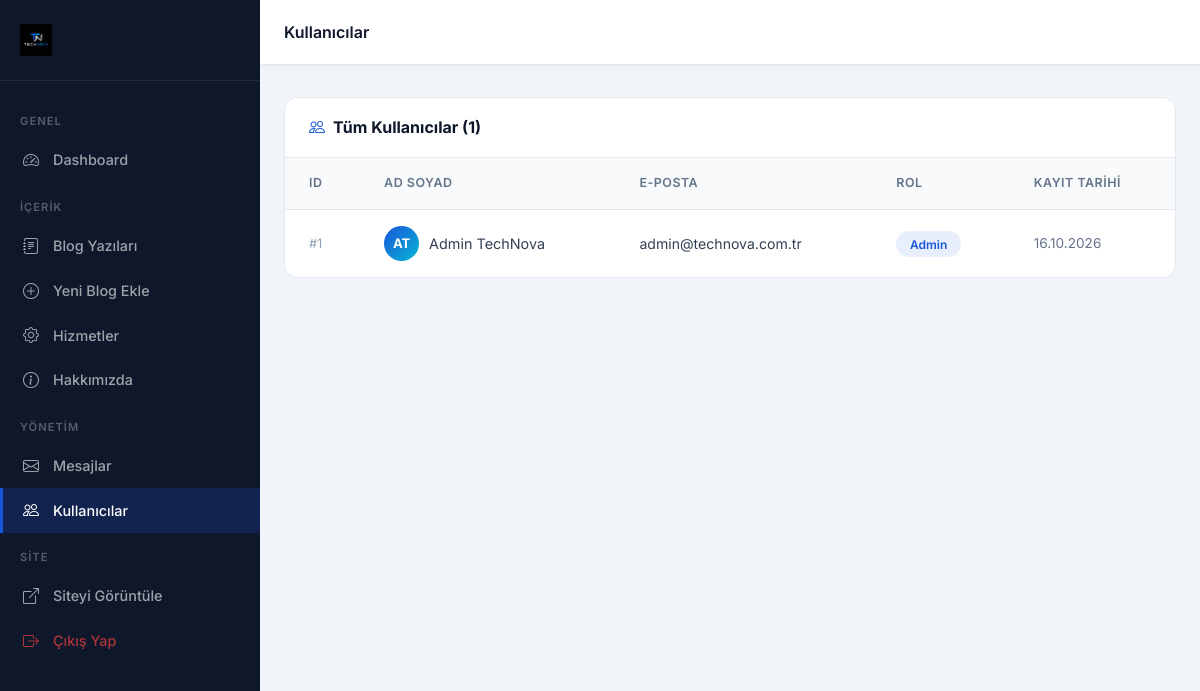
Page /admin/kullanicilar.php (signed in) on the committed database.
### tables this page shows
CREATE TABLE `kullanicilar` (
  `id` int(11) NOT NULL AUTO_INCREMENT,
  `ad` varchar(100) NOT NULL,
  `soyad` varchar(100) NOT NULL,
  `email` varchar(191) NOT NULL,
  `sifre` varchar(255) NOT NULL,
  `rol` enum('admin','kullanici') NOT NULL DEFAULT 'kullanici',
  `olusturma_tarihi` datetime NOT NULL DEFAULT CURRENT_TIMESTAMP,
  PRIMARY KEY (`id`),
  UNIQUE KEY `email` (`email`)
);

### admin/kullanicilar.php (the view, shortened to what this page needs)
<?php
require_once '../config.php';
$kullanicilar = $pdo->query("SELECT id, ad, soyad, email, rol, olusturma_tarihi FROM kullanicilar ORDER BY olusturma_tarihi DESC")->fetchAll();
?>
<!DOCTYPE html>
<html lang="tr">
<head>
<link href="https://cdn.jsdelivr.net/npm/bootstrap@5.3.2/dist/css/bootstrap.min.css" rel="stylesheet">
<link href="https://cdn.jsdelivr.net/npm/bootstrap-icons@1.11.3/font/bootstrap-icons.css" rel="stylesheet">
<link href="<?= SITE_URL ?>/assets/css/admin.css" rel="stylesheet">
</head>
<body>
<aside class="admin-sidebar">
  <div class="sidebar-brand">
    <img src="<?= SITE_URL ?>/assets/img/logo.png" alt="TechNova" class="sidebar-logo">
  </div>
  <nav class="sidebar-nav">
    <div class="sidebar-label">Genel</div>
    <a href="<?= SITE_URL ?>/admin/index.php" class="sidebar-link"><i class="bi bi-speedometer2"></i> Dashboard</a>
    <div class="sidebar-label">İçerik</div>
    <a href="<?= SITE_URL ?>/admin/blog.php" class="sidebar-link"><i class="bi bi-journal-text"></i> Blog Yazıları</a>
    <a href="<?= SITE_URL ?>/admin/blog-ekle.php" class="sidebar-link"><i class="bi bi-plus-circle"></i> Yeni Blog Ekle</a>
    <a href="<?= SITE_URL ?>/admin/hizmetler.php" class="sidebar-link"><i class="bi bi-gear"></i> Hizmetler</a>
    <a href="<?= SITE_URL ?>/admin/hakkimizda.php" class="sidebar-link"><i class="bi bi-info-circle"></i> Hakkımızda</a>
    <div class="sidebar-label">Yönetim</div>
    <a href="<?= SITE_URL ?>/admin/mesajlar.php" class="sidebar-link"><i class="bi bi-envelope"></i> Mesajlar</a>
    <a href="<?= SITE_URL ?>/admin/kullanicilar.php" class="sidebar-link active"><i class="bi bi-people"></i> Kullanıcılar</a>
    <div class="sidebar-label">Site</div>
    <a href="<?= SITE_URL ?>" target="_blank" class="sidebar-link"><i class="bi bi-box-arrow-up-right"></i> Siteyi Görüntüle</a>
    <a href="<?= SITE_URL ?>/cikis.php" class="sidebar-link" style="color:rgba(239,68,68,0.7);"><i class="bi bi-box-arrow-right"></i> Çıkış Yap</a>
  </nav>
</aside>
<div class="admin-main">
  <div class="admin-topbar">
    <span style="font-weight:600; color:#0F172A;">Kullanıcılar</span>
  </div>
  <div class="admin-content">
    <div class="admin-table-card">
      <div class="card-header">
        <h5><i class="bi bi-people me-2" style="color:#1A56DB;"></i>Tüm Kullanıcılar (<?= count($kullanicilar) ?>)</h5>
      </div>
      <div class="table-responsive">
        <table class="table">
          <thead><tr><th>ID</th><th>Ad Soyad</th><th>E-posta</th><th>Rol</th><th>Kayıt Tarihi</th></tr></thead>
          <tbody>
            <?php foreach($kullanicilar as $k): ?>
            <tr>
              <td style="color:#94A3B8; font-size:0.8rem;">#<?= $k['id'] ?></td>
              <td>
                <div style="display:flex; align-items:center; gap:10px;">
                  <div style="width:35px; height:35px; background:linear-gradient(135deg,#1A56DB,#06B6D4); border-radius:50%; display:flex; align-items:center; justify-content:center; color:white; font-size:0.82rem; font-weight:700; flex-shrink:0;">
                    <?= mb_strtoupper(mb_substr($k['ad'],0,1).mb_substr($k['soyad'],0,1)) ?>
                  </div>
                  <?= htmlspecialchars($k['ad'].' '.$k['soyad']) ?>
                </div>
              </td>
              <td style="font-size:0.88rem;"><?= htmlspecialchars($k['email']) ?></td>
              <td><span class="badge-status <?= $k['rol']==='admin' ? 'admin' : 'user' ?>"><?= $k['rol']==='admin' ? 'Admin' : 'Kullanıcı' ?></span></td>
              <td style="font-size:0.85rem; color:#64748B;"><?= date('d.m.Y', strtotime($k['olusturma_tarihi'])) ?></td>
            </tr>
            <?php endforeach; ?>
          </tbody>
        </table>
      </div>
    </div>
  </div>
</div>
</body>
</html>

### assets/css/admin.css (style rules this page uses)
:root { --sidebar-bg: #0F172A; --sidebar-width: 260px; --primary: #1A56DB; --accent: #06B6D4; --text: #334155; --border: #E2E8F0; --light: #F8FAFC; }
body { background: #F1F5F9; font-family: 'Inter', sans-serif; }
.admin-sidebar { position: fixed; top: 0; left: 0; width: var(--sidebar-width); height: 100vh; background: var(--sidebar-bg); overflow-y: auto; z-index: 1040; transition: all 0.3s; }
.sidebar-brand { padding: 1.5rem 1.25rem; border-bottom: 1px solid rgba(255,255,255,0.08); display: flex; align-items: center; gap: 10px; }
.sidebar-logo { height: 32px; width: auto; object-fit: contain; display: inline-block; max-width: 85%; }
.sidebar-nav { padding: 1rem 0; }
.sidebar-label { padding: 0.5rem 1.25rem; font-size: 0.7rem; text-transform: uppercase; letter-spacing: 1px; color: rgba(255,255,255,0.3); font-weight: 600; margin-top: 0.5rem; }
.sidebar-link { display: flex; align-items: center; gap: 10px; padding: 0.65rem 1.25rem; color: rgba(255,255,255,0.6); font-size: 0.9rem; font-weight: 500; transition: all 0.2s; text-decoration: none; border-left: 3px solid transparent; }
.sidebar-link i { font-size: 1rem; width: 20px; }
.sidebar-link.active { color: white; background: rgba(26, 86, 219, 0.2); border-left-color: var(--primary); }
.admin-main { margin-left: var(--sidebar-width); min-height: 100vh; }
.admin-topbar { background: white; border-bottom: 1px solid var(--border); padding: 0 1.5rem; height: 65px; display: flex; align-items: center; justify-content: space-between; position: sticky; top: 0; z-index: 999; box-shadow: 0 2px 8px rgba(0,0,0,0.04); }
.admin-content { padding: 2rem 1.5rem; }
.admin-table-card { background: white; border-radius: 14px; border: 1px solid var(--border); overflow: hidden; }
.admin-table-card .card-header { background: white; border-bottom: 1px solid var(--border); padding: 1.25rem 1.5rem; display: flex; align-items: center; justify-content: space-between; }
.admin-table-card .card-header h5 { font-size: 1rem; font-weight: 700; margin: 0; color: #0F172A; }
.table { margin: 0; }
.table th { font-size: 0.78rem; text-transform: uppercase; letter-spacing: 0.5px; color: #64748B; font-weight: 600; padding: 1rem 1.5rem; background: #F8FAFC; border-bottom: 1px solid var(--border); }
.table td { padding: 1rem 1.5rem; vertical-align: middle; border-bottom: 1px solid var(--border); font-size: 0.9rem; color: var(--text); }
.table tr:last-child td { border-bottom: none; }
.badge-status { padding: 0.35rem 0.85rem; border-radius: 20px; font-size: 0.75rem; font-weight: 600; }
.badge-status.admin { background: rgba(26, 86, 219, 0.1); color: var(--primary); }

### rows in the picture
kullanicilar: id "1", ad+soyad "AT", ad+soyad "Admin TechNova", email "admin@technova.com.tr", rol "Admin", olusturma_tarihi "16.10.2026"

### other values in the picture
count($kullanicilar) "1"
